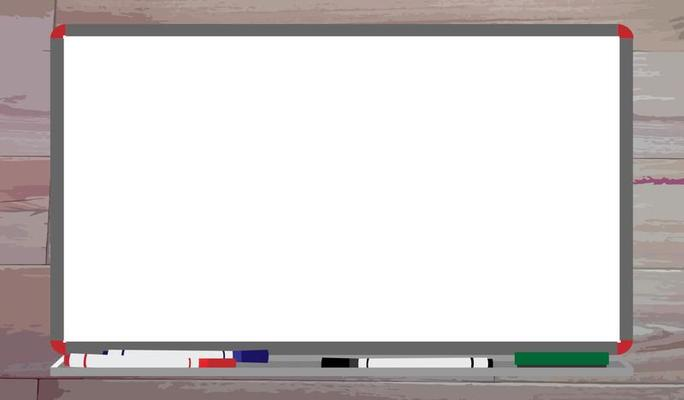
#> input picture Day01/data/whiteboard.png, 684 x 400 px
$ python shapes.py
#> lines starting #> are read from the running program, lines starting #| are printed output that depends on the picture
import os
import cv2


img = cv2.imread(os.path.join('.','data', 'whiteboard.png'))
#> img is the input picture: shape (400, 684, 3); mean B, G, R 208, 208.4, 212.8

print(img.shape)
#| (400, 684, 3)

# Line
cv2.line(img, (100, 150), (200, 300), (0, 255, 0), 3)

# Rectangle
cv2.rectangle(img, (100, 250), (300, 450), (0, 0, 255), -1)

# Circle
cv2.circle(img, (450, 200), 75, (255, 0, 0), 10)

# Text
cv2.putText(img, 'Hey You!!', (400, 100), cv2.FONT_HERSHEY_SIMPLEX, 1, (255, 255, 0), 2)
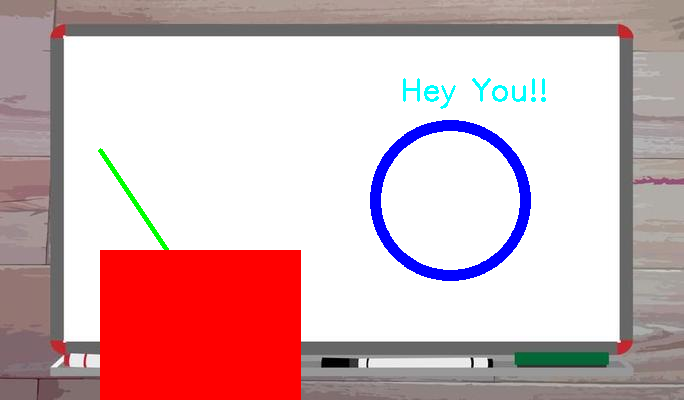
#> img: shape (400, 684, 3); mean B, G, R 184.5, 180.8, 211.4

cv2.imshow('img', img)
cv2.waitKey(0)
